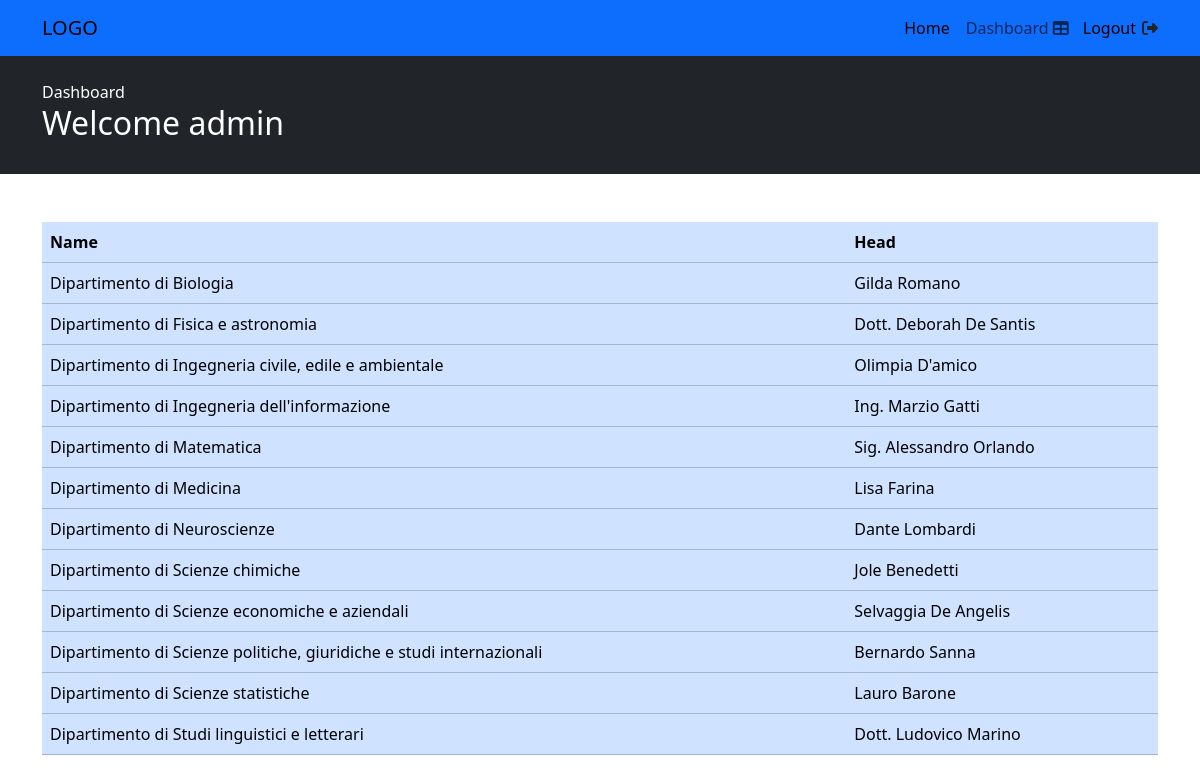
/dashboard.php (signed in), run on the app's committed database.
### tables this page shows
CREATE TABLE `departments` (
  `id` bigint(20) UNSIGNED NOT NULL,
  `name` varchar(255) NOT NULL,
  `address` varchar(255) NOT NULL,
  `phone` varchar(255) DEFAULT NULL,
  `email` varchar(255) NOT NULL,
  `website` varchar(255) NOT NULL,
  `head_of_department` varchar(255) NOT NULL
);

### dashboard.php (the view, shortened to what this page needs)
<?php
if (isset($_SESSION['user_id'])) {
    $username = $_SESSION['user_name'];
    $connection = DB::connect();
    $sql = "SELECT * FROM `departments`";
    $results = $connection->query($sql);
    if ($results->num_rows > 0) {
        $departments = $results->fetch_all(MYSQLI_ASSOC);
    } elseif ($results) {
        echo "0 results";
    } else {
        echo "query error";
    }
} else {
    $_SESSION['error_message'] = 'You are not logged in to view the dashbord';
    header('Location: /login.php');
}
include __DIR__ . '/Partials/Head.php';
?>
<body>
    <?php if (isset($_SESSION['user_id'])) : ?>
        <div class="banner bg-dark text-white py-4 mb-5">
            <div class="container">
                Dashboard
                <h2>Welcome <?= $username ?></h2>
            </div>
        </div>
    <?php endif; ?>
    <main>
        <div class="container">
            <div class="table-responsive-sm">
                <table class="table table-primary">
                    <thead>
                        <tr>
                            <th scope="col">Name</th>
                            <th scope="col">Head</th>
                        </tr>
                    </thead>
                    <tbody>
                        <?php foreach ($departments as $department) : ?>
                            <tr class="">
                                <td scope="row"><?= $department['name'] ?></td>
                                <td><?= $department['head_of_department'] ?></td>
                            </tr>
                        <?php endforeach; ?>
                    </tbody>
                </table>
            </div>
        </div>
    </main>
</body>
</html>

### Partials/Head.php (shortened to what this page needs)
<!DOCTYPE html>
<html lang="en">
<head>
    <link href='https://cdn.jsdelivr.net/npm/bootstrap@5.3.2/dist/css/bootstrap.min.css' rel='stylesheet'>
    <link rel="stylesheet" href="https://cdnjs.cloudflare.com/ajax/libs/font-awesome/6.4.2/css/all.min.css" />
</head>
<body>
    <header>
        <nav class="navbar navbar-expand-sm navbar-light bg-primary">
            <div class="container">
                <a class="navbar-brand" href="#">LOGO</a>
                <div class="collapse navbar-collapse" id="navbarID">
                    <div class="navbar-nav ms-auto">
                        <a class="nav-link active" aria-current="page" href="http://localhost/PHP/php-live-workshop/">Home</a>
                        <?php if (isset($_SESSION['user_id'])) : ?>
                            <a class="nav-link" href="http://localhost/PHP/php-live-workshop/dashboard.php">Dashboard <i class="fa-solid fa-table"></i></a>
                            <form action="http://localhost/PHP/php-live-workshop/logout.php" method="POST" class="d-flex align-items-center"><input class="border-0 border-transparent bg-transparent" type="submit" value="Logout"> <i class=" fa-solid fa-right-from-bracket"></i></form>
                        <?php else : ?>
                            <a class="nav-link" href="http://localhost/PHP/php-live-workshop/login.php">Log in <i class="fa-solid fa-right-to-bracket"></i></a>
                        <?php endif; ?>
                    </div>
                </div>
            </div>
        </nav>
    </header>

### data on the page
departments: name "Dipartimento di Biologia", head_of_department "Gilda Romano"
departments: name "Dipartimento di Fisica e astronomia", head_of_department "Dott. Deborah De Santis"
departments: name "Dipartimento di Ingegneria civile, edile e ambientale", head_of_department "Olimpia D'amico"
departments: name "Dipartimento di Ingegneria dell'informazione", head_of_department "Ing. Marzio Gatti"
departments: name "Dipartimento di Matematica", head_of_department "Sig. Alessandro Orlando"
departments: name "Dipartimento di Medicina", head_of_department "Lisa Farina"
departments: name "Dipartimento di Neuroscienze", head_of_department "Dante Lombardi"
departments: name "Dipartimento di Scienze chimiche", head_of_department "Jole Benedetti"
departments: name "Dipartimento di Scienze economiche e aziendali", head_of_department "Selvaggia De Angelis"
departments: name "Dipartimento di Scienze politiche, giuridiche e studi internazionali", head_of_department "Bernardo Sanna"
departments: name "Dipartimento di Scienze statistiche", head_of_department "Lauro Barone"
departments: name "Dipartimento di Studi linguistici e letterari", head_of_department "Dott. Ludovico Marino"

### other printed values
$username "admin"
